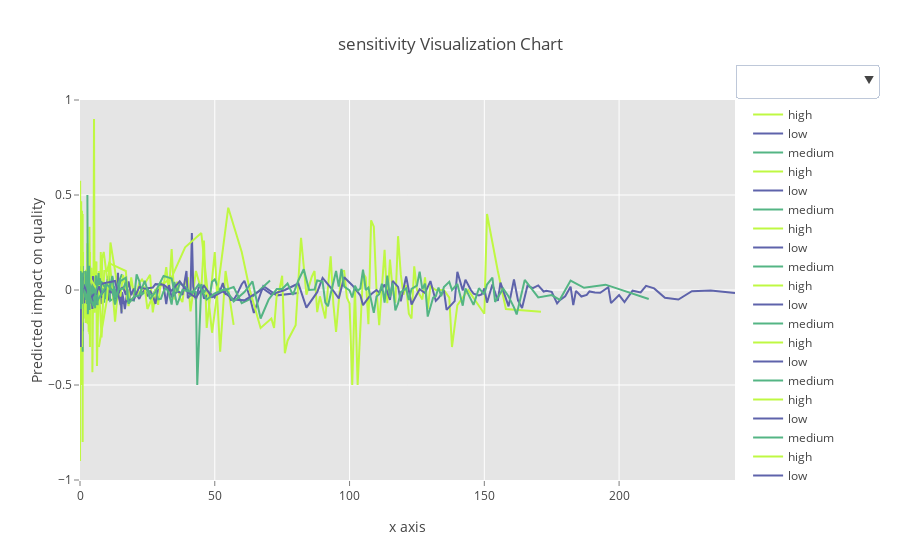

The notebook cell saved with this chart:
### Code cell
RE.data_set.viz_now(groupby_name='alcohol')
